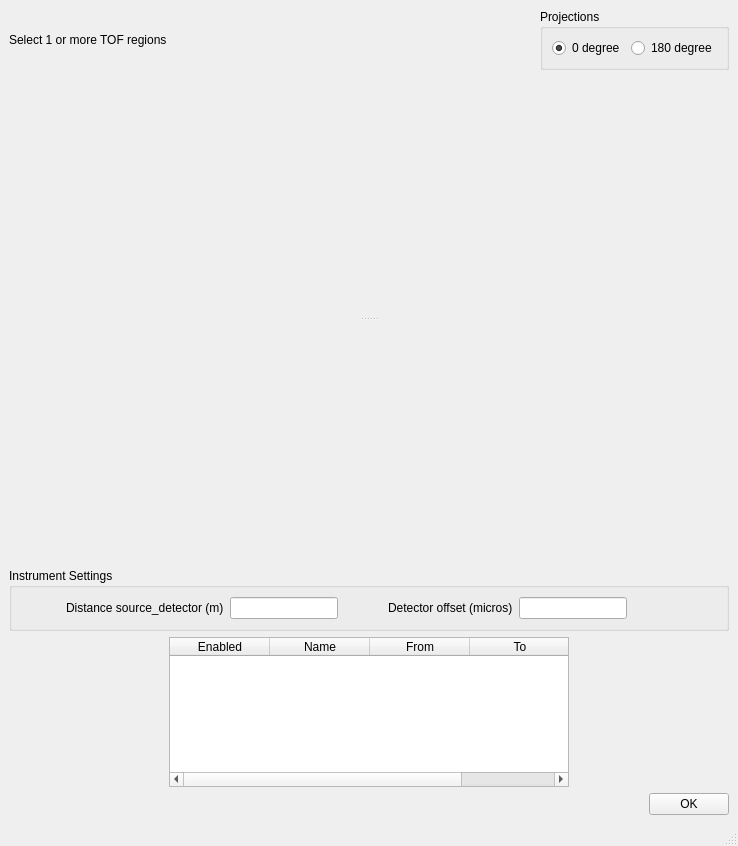
<?xml version="1.0" encoding="UTF-8"?>
<ui version="4.0">
 <class>MainWindow</class>
 <widget class="QMainWindow" name="MainWindow">
  <property name="windowModality">
   <enum>Qt::ApplicationModal</enum>
  </property>
  <property name="geometry">
   <rect>
    <x>0</x>
    <y>0</y>
    <width>738</width>
    <height>846</height>
   </rect>
  </property>
  <property name="windowTitle">
   <string>MainWindow</string>
  </property>
  <widget class="QWidget" name="centralwidget">
   <layout class="QVBoxLayout" name="verticalLayout">
    <item>
     <layout class="QHBoxLayout" name="horizontalLayout_5">
      <item>
       <widget class="QLabel" name="label">
        <property name="text">
         <string>Select 1 or more TOF regions</string>
        </property>
       </widget>
      </item>
      <item>
       <spacer name="horizontalSpacer_7">
        <property name="orientation">
         <enum>Qt::Horizontal</enum>
        </property>
        <property name="sizeHint" stdset="0">
         <size>
          <width>40</width>
          <height>20</height>
         </size>
        </property>
       </spacer>
      </item>
      <item>
       <widget class="QLabel" name="hourglass_label">
        <property name="minimumSize">
         <size>
          <width>100</width>
          <height>50</height>
         </size>
        </property>
        <property name="maximumSize">
         <size>
          <width>100</width>
          <height>50</height>
         </size>
        </property>
        <property name="text">
         <string/>
        </property>
       </widget>
      </item>
      <item>
       <widget class="QGroupBox" name="groupBox_2">
        <property name="title">
         <string>Projections</string>
        </property>
        <layout class="QHBoxLayout" name="horizontalLayout_4">
         <item>
          <widget class="QRadioButton" name="projections_0degree_radioButton">
           <property name="text">
            <string>0 degree</string>
           </property>
           <property name="checked">
            <bool>true</bool>
           </property>
          </widget>
         </item>
         <item>
          <widget class="QRadioButton" name="projections_180degree_radioButton">
           <property name="text">
            <string>180 degree</string>
           </property>
          </widget>
         </item>
        </layout>
       </widget>
      </item>
     </layout>
    </item>
    <item>
     <widget class="QSplitter" name="splitter">
      <property name="orientation">
       <enum>Qt::Vertical</enum>
      </property>
      <widget class="QWidget" name="top_widget" native="true">
       <property name="sizePolicy">
        <sizepolicy hsizetype="Expanding" vsizetype="Expanding">
         <horstretch>0</horstretch>
         <verstretch>0</verstretch>
        </sizepolicy>
       </property>
      </widget>
      <widget class="QWidget" name="bottom_widget" native="true">
       <property name="sizePolicy">
        <sizepolicy hsizetype="Expanding" vsizetype="Expanding">
         <horstretch>0</horstretch>
         <verstretch>0</verstretch>
        </sizepolicy>
       </property>
      </widget>
     </widget>
    </item>
    <item>
     <widget class="QGroupBox" name="groupBox">
      <property name="title">
       <string>Instrument Settings</string>
      </property>
      <layout class="QHBoxLayout" name="horizontalLayout_2">
       <item>
        <spacer name="horizontalSpacer_4">
         <property name="orientation">
          <enum>Qt::Horizontal</enum>
         </property>
         <property name="sizeHint" stdset="0">
          <size>
           <width>40</width>
           <height>20</height>
          </size>
         </property>
        </spacer>
       </item>
       <item>
        <widget class="QLabel" name="distance_source_detector_label">
         <property name="text">
          <string>Distance source_detector (m)</string>
         </property>
        </widget>
       </item>
       <item>
        <widget class="QLineEdit" name="distance_source_detector_value"/>
       </item>
       <item>
        <spacer name="horizontalSpacer_2">
         <property name="orientation">
          <enum>Qt::Horizontal</enum>
         </property>
         <property name="sizeHint" stdset="0">
          <size>
           <width>40</width>
           <height>20</height>
          </size>
         </property>
        </spacer>
       </item>
       <item>
        <widget class="QLabel" name="detector_offset_label">
         <property name="text">
          <string>Detector offset (micros)</string>
         </property>
        </widget>
       </item>
       <item>
        <widget class="QLineEdit" name="detector_offset_value"/>
       </item>
       <item>
        <spacer name="horizontalSpacer_3">
         <property name="orientation">
          <enum>Qt::Horizontal</enum>
         </property>
         <property name="sizeHint" stdset="0">
          <size>
           <width>90</width>
           <height>20</height>
          </size>
         </property>
        </spacer>
       </item>
      </layout>
     </widget>
    </item>
    <item>
     <layout class="QHBoxLayout" name="horizontalLayout_3">
      <item>
       <spacer name="horizontalSpacer_5">
        <property name="orientation">
         <enum>Qt::Horizontal</enum>
        </property>
        <property name="sizeHint" stdset="0">
         <size>
          <width>40</width>
          <height>20</height>
         </size>
        </property>
       </spacer>
      </item>
      <item>
       <widget class="QTableWidget" name="tableWidget">
        <property name="minimumSize">
         <size>
          <width>400</width>
          <height>0</height>
         </size>
        </property>
        <property name="maximumSize">
         <size>
          <width>1000</width>
          <height>150</height>
         </size>
        </property>
        <property name="alternatingRowColors">
         <bool>true</bool>
        </property>
        <property name="selectionMode">
         <enum>QAbstractItemView::SingleSelection</enum>
        </property>
        <property name="selectionBehavior">
         <enum>QAbstractItemView::SelectRows</enum>
        </property>
        <attribute name="horizontalHeaderStretchLastSection">
         <bool>true</bool>
        </attribute>
        <attribute name="verticalHeaderStretchLastSection">
         <bool>false</bool>
        </attribute>
        <column>
         <property name="text">
          <string>Enabled</string>
         </property>
        </column>
        <column>
         <property name="text">
          <string>Name</string>
         </property>
        </column>
        <column>
         <property name="text">
          <string>From</string>
         </property>
        </column>
        <column>
         <property name="text">
          <string>To</string>
         </property>
        </column>
       </widget>
      </item>
      <item>
       <spacer name="horizontalSpacer_6">
        <property name="orientation">
         <enum>Qt::Horizontal</enum>
        </property>
        <property name="sizeHint" stdset="0">
         <size>
          <width>40</width>
          <height>20</height>
         </size>
        </property>
       </spacer>
      </item>
     </layout>
    </item>
    <item>
     <layout class="QHBoxLayout" name="horizontalLayout">
      <item>
       <spacer name="horizontalSpacer">
        <property name="orientation">
         <enum>Qt::Horizontal</enum>
        </property>
        <property name="sizeHint" stdset="0">
         <size>
          <width>658</width>
          <height>20</height>
         </size>
        </property>
       </spacer>
      </item>
      <item>
       <widget class="QPushButton" name="pushButton">
        <property name="text">
         <string>OK</string>
        </property>
       </widget>
      </item>
     </layout>
    </item>
   </layout>
  </widget>
  <widget class="QMenuBar" name="menubar">
   <property name="geometry">
    <rect>
     <x>0</x>
     <y>0</y>
     <width>738</width>
     <height>24</height>
    </rect>
   </property>
  </widget>
  <widget class="QStatusBar" name="statusbar"/>
 </widget>
 <resources/>
 <connections>
  <connection>
   <sender>projections_0degree_radioButton</sender>
   <signal>clicked()</signal>
   <receiver>MainWindow</receiver>
   <slot>projections_changed()</slot>
   <hints>
    <hint type="sourcelabel">
     <x>570</x>
     <y>76</y>
    </hint>
    <hint type="destinationlabel">
     <x>734</x>
     <y>220</y>
    </hint>
   </hints>
  </connection>
  <connection>
   <sender>projections_180degree_radioButton</sender>
   <signal>clicked()</signal>
   <receiver>MainWindow</receiver>
   <slot>projections_changed()</slot>
   <hints>
    <hint type="sourcelabel">
     <x>648</x>
     <y>85</y>
    </hint>
    <hint type="destinationlabel">
     <x>731</x>
     <y>181</y>
    </hint>
   </hints>
  </connection>
  <connection>
   <sender>distance_source_detector_value</sender>
   <signal>returnPressed()</signal>
   <receiver>MainWindow</receiver>
   <slot>instrument_settings_changed()</slot>
   <hints>
    <hint type="sourcelabel">
     <x>284</x>
     <y>443</y>
    </hint>
    <hint type="destinationlabel">
     <x>730</x>
     <y>505</y>
    </hint>
   </hints>
  </connection>
  <connection>
   <sender>detector_offset_value</sender>
   <signal>returnPressed()</signal>
   <receiver>MainWindow</receiver>
   <slot>instrument_settings_changed()</slot>
   <hints>
    <hint type="sourcelabel">
     <x>581</x>
     <y>441</y>
    </hint>
    <hint type="destinationlabel">
     <x>729</x>
     <y>460</y>
    </hint>
   </hints>
  </connection>
  <connection>
   <sender>tableWidget</sender>
   <signal>cellChanged(int,int)</signal>
   <receiver>MainWindow</receiver>
   <slot>table_changed()</slot>
   <hints>
    <hint type="sourcelabel">
     <x>386</x>
     <y>617</y>
    </hint>
    <hint type="destinationlabel">
     <x>719</x>
     <y>636</y>
    </hint>
   </hints>
  </connection>
  <connection>
   <sender>pushButton</sender>
   <signal>clicked()</signal>
   <receiver>MainWindow</receiver>
   <slot>accept()</slot>
   <hints>
    <hint type="sourcelabel">
     <x>673</x>
     <y>794</y>
    </hint>
    <hint type="destinationlabel">
     <x>569</x>
     <y>783</y>
    </hint>
   </hints>
  </connection>
 </connections>
 <slots>
  <slot>table_changed()</slot>
  <slot>projections_changed()</slot>
  <slot>instrument_settings_changed()</slot>
  <slot>accept()</slot>
 </slots>
</ui>
